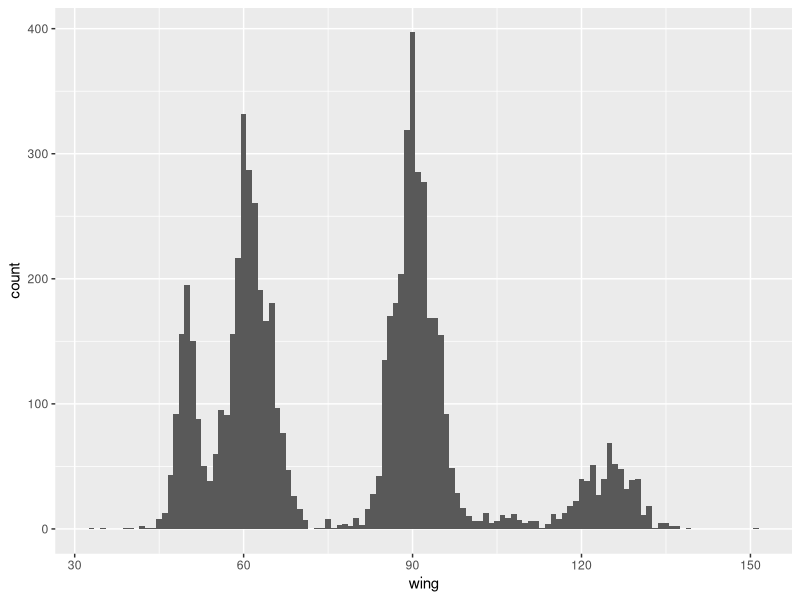
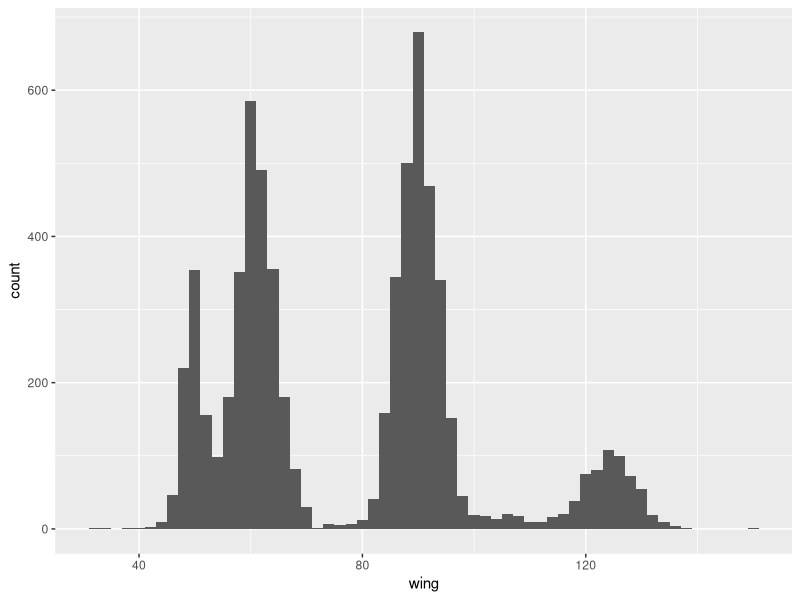
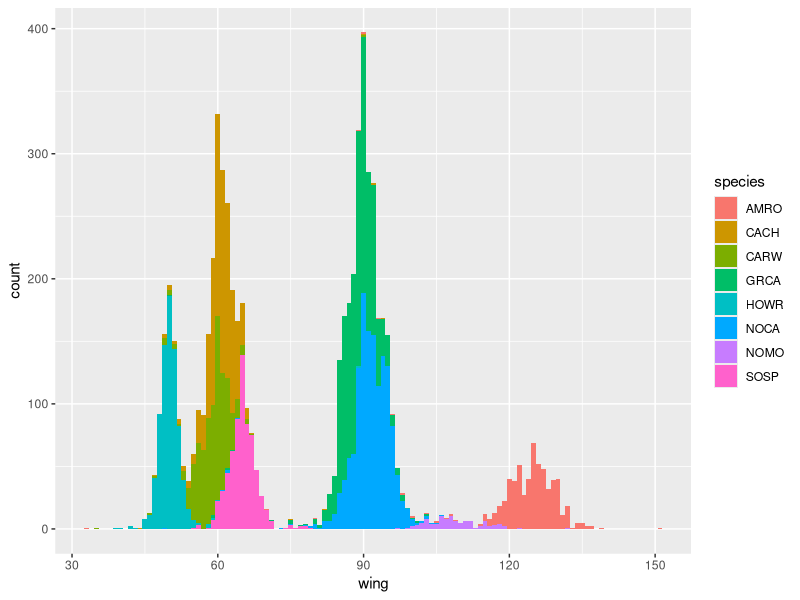
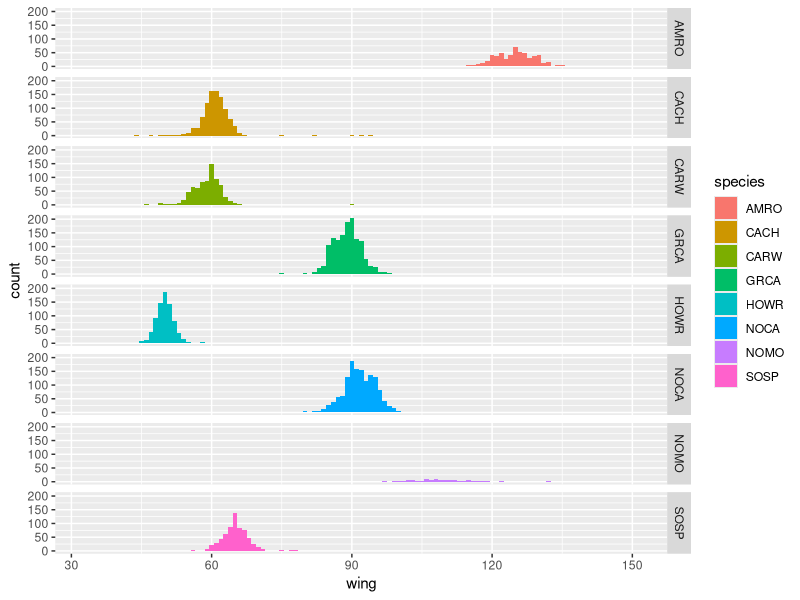
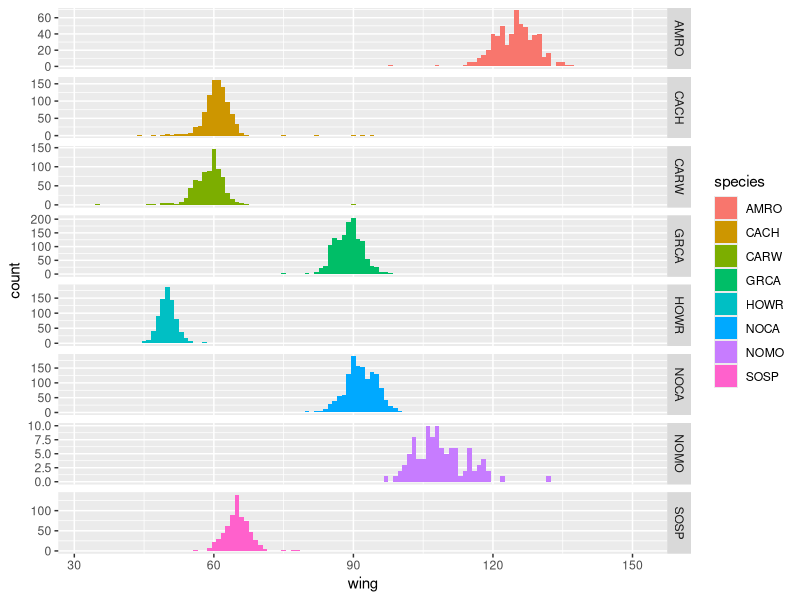
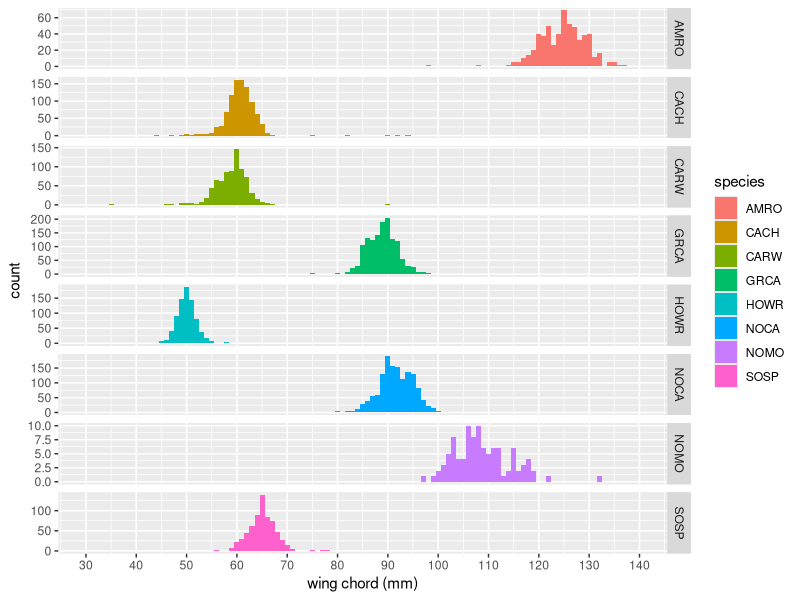
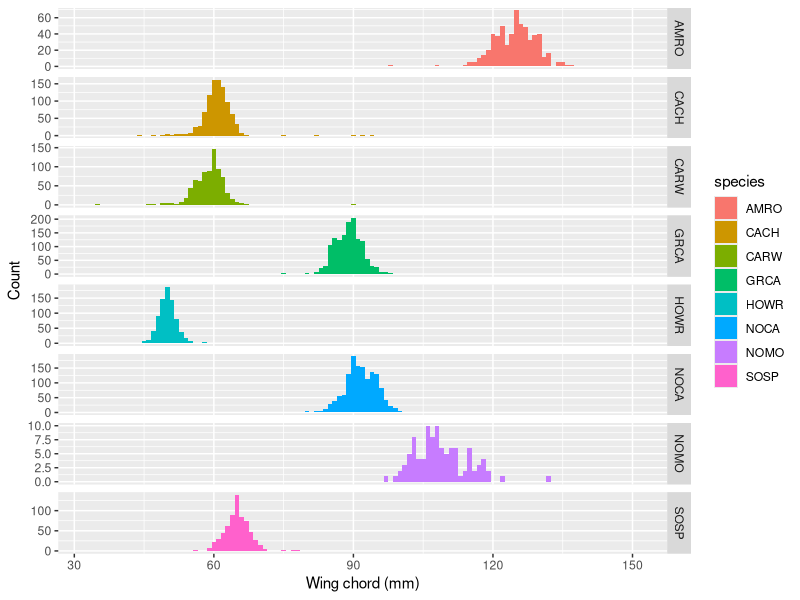
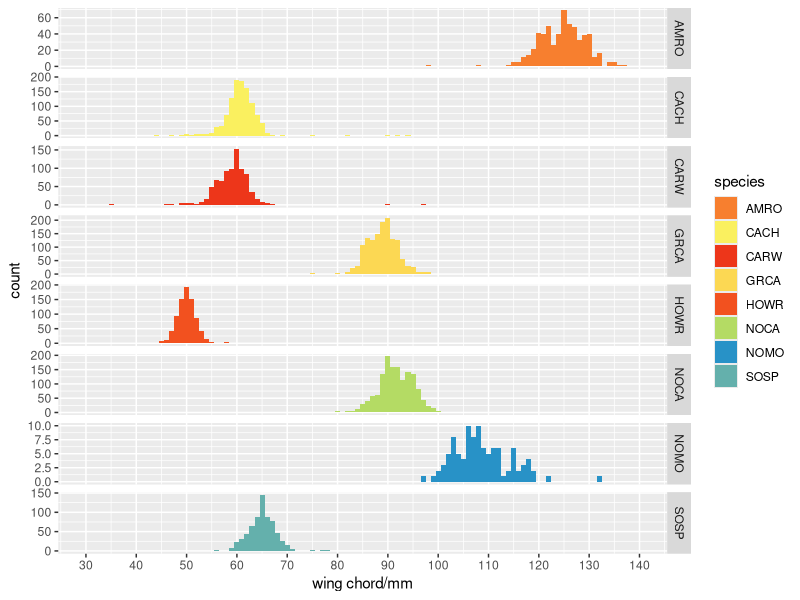

Write the R code that produced these figures, in order. (Note: this script raises an error after producing the figures.)
######################################################################
# MIGRATORY BIRDS COURSE
#####################################################################
#Author: Brandt Ryder
#Title: The Basics of Graphing in ggplot2
#Date Created: 20th August 2014
# Overview: This module will teach you the basics of graphing using the flexible ggplot package. While the base package of R provides many graphic functions, ggplot is data visualization package thats growing in popularity and uses key insights from Wilkison's Grammar of Graphics. By the end of the lab you should understand the basics of graph aesthetics and how to build graph layers to acheive print quality graphs. We will cover a range of basic and advancing graphing topics ranging from data summary tools to the creation of various kinds of graphs.

#====================================================================*
#----Setup----
#====================================================================*

#Install packages and load libraries
install.packages('ggplot2','plyr')

library(ggplot2)
library(plyr)

#Read in dataframe
NNW_data <- read.csv("encounters.csv", header=TRUE)
NNW_data2 <- NNW_data[NNW_data$band_age!="U" & NNW_data$band_age!="u",]
NNW_data2 <- NNW_data2[,-5]
NNW_data2$sex <- toupper(NNW_data2$sex)

#Check header, data structure and summary info
head(NNW_data2)
str(NNW_data2)
str(NNW_data2)
summary(NNW_data2)
table(NNW_data$species)

#====================================================================*
#----Histograms----
#====================================================================*

#Creating histograms to visualize data
ggplot(NNW_data2, aes(x=wing))+geom_histogram(binwidth=1)

#Making Larger Bins
ggplot(NNW_data2, aes(x=wing))+geom_histogram(binwidth=2)

#Coloring by Species
ggplot(NNW_data2, aes(x=wing, fill=species))+geom_histogram(binwidth=1)

#====================================================================*
#----Facets----
#====================================================================*

#Facet by Species
ggplot(NNW_data2, aes(x=wing, fill=species))+geom_histogram(binwidth=1)+facet_grid(species~.)

#Allowing the scales to vary by species
ggplot(NNW_data2, aes(x=wing, fill=species))+geom_histogram(binwidth=1)+facet_grid(species~., scales="free")

#Modifying ticks, labels, limits and axis title
ggplot(NNW_data2, aes(x=wing, fill=species))+geom_histogram(binwidth=1)+facet_grid(species~., scales="free")+scale_x_continuous("wing chord (mm)", breaks=c(30,40,50,60,70,80,90,100,110,120,130,140), labels=c(30,40,50,60,70,80,90,100,110,120,130,140),limits=c(30,140))

#Other approaches to just modify axis labels
ggplot(NNW_data2, aes(x=wing, fill=species))+geom_histogram(binwidth=1)+facet_grid(species~., scales="free")+xlab("Wing chord (mm)")+ylab("Count")

#====================================================================*
#----Colors and Themes----
#====================================================================*

#Mofidying colors
ggplot(NNW_data, aes(x=wing, fill=species))+geom_histogram(binwidth=1)+facet_grid(species~., scales="free")+scale_x_continuous("wing chord/mm", breaks=c(30,40,50,60,70,80,90,100,110,120,130,140), labels=c(30,40,50,60,70,80,90,100,110,120,130,140),limits=c(30,140))+scale_fill_manual(values=c("#F77F2F","#FAF05F", "#ED361A", "#FCD853", "#F2511F", "#B4DB64", "#2892C7", "#64B0AC" ))

#Changing the base theme
ggplot(NNW_data, aes(x=wing, fill=species))+geom_histogram(binwidth=1)+facet_grid(species~., scales="free")+scale_x_continuous("wing chord/mm", breaks=c(30,40,50,60,70,80,90,100,110,120,130,140), labels=c(30,40,50,60,70,80,90,100,110,120,130,140),limits=c(30,140))+scale_fill_manual(values=c("#F77F2F","#FAF05F", "#ED361A", "#FCD853", "#F2511F", "#B4DB64", "#2892C7", "#64B0AC" ))+theme_bw()

#Modifying elements of the theme
ggplot(NNW_data, aes(x=wing, fill=species))+geom_histogram(binwidth=1)+facet_grid(species~., scales="free")+scale_x_continuous("wing chord/mm", breaks=c(30,40,50,60,70,80,90,100,110,120,130,140), labels=c(30,40,50,60,70,80,90,100,110,120,130,140),limits=c(30,140))+scale_fill_manual(values=c("#F77F2F","#FAF05F", "#ED361A", "#FCD853", "#F2511F", "#B4DB64", "#2892C7", "#64B0AC" ))+theme(legend.position="none")+theme(axis.text.x=element_text(size=9, color="black"), axis.text.y=element_text(color="black"))+theme(axis.line = element_line(colour = "black"), axis.ticks=element_line(color="black"),                                                                                                                                                                                                                                                                                                                                                                                                                                                                                                                       panel.grid.major = element_blank(),                                                                                                                                                                                                                                                                                                                                                                                                                                                                                                                             panel.grid.minor = element_blank())                                                                                                                                                                                                                                                                                                                                                                                                                                                                                                                                                                                                                                                                                                                                                                                                                                                                                                                                                                                                                                                  

#Adding a title
ggplot(NNW_data, aes(x=wing, fill=species))+geom_histogram(binwidth=1)+facet_grid(species~., scales="free")+scale_x_continuous("wing chord/mm", breaks=c(30,40,50,60,70,80,90,100,110,120,130,140), labels=c(30,40,50,60,70,80,90,100,110,120,130,140),limits=c(30,140))+scale_fill_manual(values=c("#F77F2F","#FAF05F", "#ED361A", "#FCD853", "#F2511F", "#B4DB64", "#2892C7", "#64B0AC" ))+theme_bw()+ggtitle("Histograms of Wing Chord by Species")

#====================================================================*
#----Summarizing Data Using Plyr----
#====================================================================*

#Summarizing data using the plyr package
#Here we want to use summary data for plotting means and errors and this can be done directly in R

#Data summary
NNW_data2 <- na.omit(NNW_data2)
sp_summ <- ddply(NNW_data2, c("species"), summarise, sample_size=length(species), mean_wg=mean(wing), sd_wing=sd(wing), se_wing=sd(wing)/sqrt(length(species)))
sp_summ

#Using the summary data on the figure we created
ggplot(NNW_data2, aes(x=wing, fill=species))+geom_histogram(binwidth=1)+facet_grid(species~., scales="free")+scale_x_continuous("wing chord/mm", breaks=c(30,40,50,60,70,80,90,100,110,120,130,140), labels=c(30,40,50,60,70,80,90,100,110,120,130,140),limits=c(30,140))+scale_fill_manual(values=c("#F77F2F","#FAF05F", "#ED361A", "#FCD853", "#F2511F", "#B4DB64", "#2892C7", "#64B0AC" ))+theme_bw()+ggtitle("Histograms of Wing Chord by Species")+geom_vline(data=sp_summ, aes(xintercept=mean_wg), linetype="dashed")

#====================================================================*
#----Bar Graphs----
#====================================================================*

#Making Bar Graphs
ggplot(sp_summ, aes(x=species, y=mean_wg))+geom_bar(stat="identity")

#Getting Color Back into the figure
ggplot(sp_summ, aes(x=species, y=mean_wg, fill=species))+geom_bar(stat="identity")+scale_fill_manual(values=c("#F77F2F","#FAF05F", "#ED361A", "#FCD853", "#F2511F", "#B4DB64", "#2892C7", "#64B0AC" ))

#Removing Legend and adding transparency
ggplot(sp_summ, aes(x=species, y=mean_wg, fill=species))+geom_bar(stat="identity",alpha=0.8)+scale_fill_manual(values=c("#F77F2F","#FAF05F", "#ED361A", "#FCD853", "#F2511F", "#B4DB64", "#2892C7", "#64B0AC" ))+theme(legend.position="none")

#Adding Errorbars
ggplot(sp_summ, aes(x=species, y=mean_wg, fill=species))+geom_bar(stat="identity")+scale_fill_manual(values=c("#F77F2F","#FAF05F", "#ED361A", "#FCD853", "#F2511F", "#B4DB64", "#2892C7", "#64B0AC" ))+theme(legend.position="none")+geom_errorbar(aes(ymin=mean_wg-se_wing, ymax=mean_wg+se_wing), width=0.1)

#Why are the error bars so small? Can we manipulate the y-axis to make the scale more appropriate.Excersize can you figure out how to edit the axis ticks, labels, limits and title for the y-axis? Will this help the appearance of the errorbars?

library(scales)
ggplot(sp_summ, aes(x=species, y=mean_wg, fill=species))+geom_bar(stat="identity")+scale_fill_manual(values=c("#F77F2F","#FAF05F", "#ED361A", "#FCD853", "#F2511F", "#B4DB64", "#2892C7", "#64B0AC" ))+theme(legend.position="none")+geom_errorbar(aes(ymin=mean_wg-se_wing, ymax=mean_wg+se_wing), width=0.1)+scale_y_continuous("Average Wing Chord (mm)",breaks=c(40,50,60,70,80,90,100,110,120), labels=c(40,50,60,70,80,90,100,110,120), limits=c(50,125), oob=rescale_none)

#Alternatively you could plot SD in this case if that makes cleaner graph.
ggplot(sp_summ, aes(x=species, y=mean_wg, fill=species))+geom_bar(stat="identity")+scale_fill_manual(values=c("#F77F2F","#FAF05F", "#ED361A", "#FCD853", "#F2511F", "#B4DB64", "#2892C7", "#64B0AC" ))+theme(legend.position="none")+geom_errorbar(aes(ymin=mean_wg-sd_wing, ymax=mean_wg+sd_wing), width=0.1)+scale_y_continuous("Average Wing Chord (mm)")

#====================================================================*
#----More Advanced Data Summaries with Plyr----
#====================================================================*

#Subsetting the data to look at within species patterns
?subset()
NNW_GRCA <- subset(NNW_data2, species == "GRCA")
head(NNW_GRCA)
str(NNW_GRCA)
summary(NNW_GRCA)
NNW_GRCA <- na.omit(NNW_GRCA)

#More advanced data queries and manipulations

GRCA_summ <- ddply(NNW_GRCA, c("sex", "band_age"), summarise, n=length(species), mean_wg=mean(wing), sd_wg=sd(wing), se_wg=sd(wing)/sqrt(length(species)), mean_tars=mean(tars), sd_tars=sd(tars),se_tars=sd(tars)/sqrt(length(species)),mean_mass=mean(mass), sd_mass=sd(mass),se_mass=sd(mass)/sqrt(length(species)))
GRCA_summ

#Lets load another dataframe with some other morphological data on GRCA

GRCA_DC <- read.csv("GRCA_DC.csv", header=TRUE)
head(GRCA_DC)
GRCA_DC2 <- na.omit(GRCA_DC)
head(GRCA_DC2)

#Can you guys write the code to summarize sample size, mean wing and se of wing by age and sex using ddply?
GRCADC_summ <- ddply(GRCA_DC2, c("SEX", "AGE"), summarise, n=length(BAND.NUM), mean_wg=mean(WG), sd_wg=sd(WG), se_wg=sd(WG)/sqrt(length(BAND.NUM)),mean_wt=mean(WT))
GRCADC_summ

GRCADC_summ2 <- ddply(GRCA_DC2, c("SEX"), summarise, mean_wg=mean(WG))
GRCADC_summ2

#====================================================================*
#----Scatterplots and Errorbars----
#====================================================================*

#Ok lets make a scatterplot with error bars

ggplot(GRCADC_summ, aes(x=AGE, y=mean_wg, color=SEX))+geom_point()

#Oh no the points are on top of each other and that will not look good once we add errorbars. We need to jitter the points. There are two ways to do this:

ggplot(GRCADC_summ, aes(x=AGE, y=mean_wg, color=SEX))+geom_point(shape=19, size=4,position=position_dodge(width=0.5))+geom_errorbar(aes(ymin=mean_wg-se_wg, ymax=mean_wg+se_wg), position=position_dodge(width=0.5), width=0)

#Now try adjusting the color of the points, modify the ticks and change the theme

#====================================================================*
#----Regressions----
#====================================================================*

#Regressions with ggplot

#Lets start with a basic regression
ggplot(GRCA_DC, aes(x=WT, y=TAR, color=SEX))+geom_point(size=3)+geom_smooth(method=lm, linetype="dashed")+scale_y_continuous(limits=c(25,30))+xlab("Weight (g)")

#What if we want to get rid of the shaded confidence region
ggplot(GRCA_DC, aes(x=WT, y=TAR, color=SEX))+geom_point(size=3)+geom_smooth(method=lm, linetype="dashed", se=FALSE)+scale_y_continuous(limits=c(25,30))+xlab("Weight (g)")

#Other kinds of model fits
ggplot(GRCA_DC, aes(x=WT, y=TAR))+geom_point(size=3)+geom_smooth(linetype="dashed")+scale_y_continuous(limits=c(25,30))+xlab("Weight (g)")

ggplot(GRCA_DC, aes(x=WT, y=TAR))+geom_point(size=3)+geom_smooth(method=glm, linetype="dashed")+scale_y_continuous(limits=c(25,30))+xlab("Weight (g)")

#====================================================================*
#----Text on Figures----
#====================================================================*

#Adding text to a figure
ggplot(GRCA_DC, aes(x=WT, y=TAR, color=SEX))+geom_point(size=3)+geom_smooth(method=lm, linetype="dashed", se=FALSE)+scale_y_continuous(limits=c(25,30))+xlab("Weight (g)")+geom_text( x=48, y=30, size=4, color="black", label="A)")


#====================================================================*
#----Other Themes using ggthemes----
#====================================================================*

#Other themes and styles

library(ggthemes)
cach_reg+theme_igray()
cach_reg+theme_gdocs()
cach_reg+theme_solarized_2()
cach_reg+theme_wsj()
cach_reg+theme_economist()
cach_reg+theme_few()

#====================================================================*
#----Multiplot Function----
#====================================================================*

#Function for plotting multiple plots on a page
multiplot <- function(..., plotlist=NULL, file, cols=1, layout=NULL) {
  require(grid)
  
  # Make a list from the ... arguments and plotlist
  plots <- c(list(...), plotlist)
  
  numPlots = length(plots)
  
  # If layout is NULL, then use 'cols' to determine layout
  if (is.null(layout)) {
    # Make the panel
    # ncol: Number of columns of plots
    # nrow: Number of rows needed, calculated from # of cols
    layout <- matrix(seq(1, cols * ceiling(numPlots/cols)),
                     ncol = cols, nrow = ceiling(numPlots/cols))
  }
  
  if (numPlots==1) {
    print(plots[[1]])
    
  } else {
    # Set up the page
    grid.newpage()
    pushViewport(viewport(layout = grid.layout(nrow(layout), ncol(layout))))
    
    # Make each plot, in the correct location
    for (i in 1:numPlots) {
      # Get the i,j matrix positions of the regions that contain this subplot
      matchidx <- as.data.frame(which(layout == i, arr.ind = TRUE))
      
      print(plots[[i]], vp = viewport(layout.pos.row = matchidx$row,
                                      layout.pos.col = matchidx$col))
    }
  }
}

#Creat multiple plots for using with the function

a <- ggplot(GRCA_DC, aes(x=WT, y=TAR))+geom_point(size=3)+geom_smooth(method=glm, linetype="dashed")+scale_y_continuous(limits=c(25,30))+xlab("Weight (g)")

b <- ggplot(GRCADC_summ, aes(x=AGE, y=mean_wg, color=SEX))+geom_point(shape=19, size=4,position=position_dodge(width=0.5))+geom_errorbar(aes(ymin=mean_wg-se_wg, ymax=mean_wg+se_wg), position=position_dodge(width=0.5), width=0)

c <- ggplot(sp_summ, aes(x=species, y=mean_wg, fill=species))+geom_bar(stat="identity")+scale_fill_manual(values=c("#F77F2F","#FAF05F", "#ED361A", "#FCD853", "#F2511F", "#B4DB64", "#2892C7", "#64B0AC" ))+theme(legend.position="none")+geom_errorbar(aes(ymin=mean_wg-sd_wing, ymax=mean_wg+sd_wing), width=0.1)+scale_y_continuous("Average Wing Chord (mm)")

d <- ggplot(GRCA_DC2, aes(x=WG, fill=SEX))+geom_histogram(binwidth=1)+facet_grid(SEX~.)+scale_fill_manual(values=c("#F77F2F","#FAF05F"))+geom_vline(data=GRCADC_summ2, aes(xintercept=mean_wg), linetype="dashed")
d

#Now Use multiplot function to aggregate the four graphs
multiplot(a,b,c,d, cols=2)

#Now see if you can add an a, b, c and d to your figures using geom_text

#====================================================================*
#----Exporting Figures----
#====================================================================*

pdf("Multiplot2.pdf", height=8, width=11)
multiplot(a,b,c,d, cols=2)
dev.off()

#Here is a great additional reosurces for exporting high reolsution figures outside of Rstudio or to control dpi (which is low when using a PC)

#http://blog.revolutionanalytics.com/2009/01/10-tips-for-making-your-r-graphics-look-their-best.html



